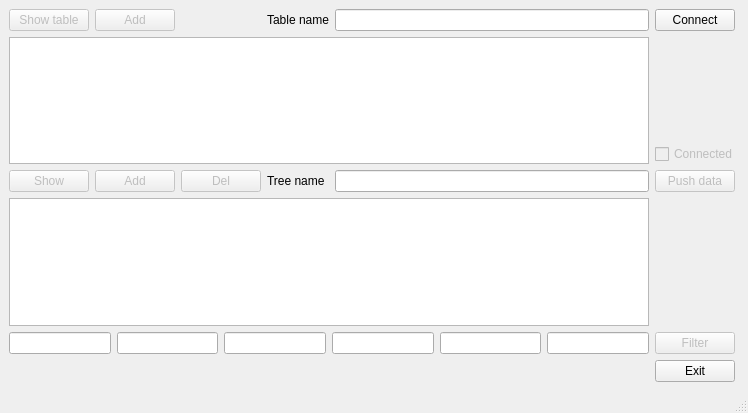
<?xml version="1.0" encoding="UTF-8"?>
<ui version="4.0">
 <class>MainWindow</class>
 <widget class="QMainWindow" name="MainWindow">
  <property name="geometry">
   <rect>
    <x>0</x>
    <y>0</y>
    <width>748</width>
    <height>413</height>
   </rect>
  </property>
  <property name="sizePolicy">
   <sizepolicy hsizetype="MinimumExpanding" vsizetype="Preferred">
    <horstretch>0</horstretch>
    <verstretch>0</verstretch>
   </sizepolicy>
  </property>
  <property name="windowTitle">
   <string>MainWindow</string>
  </property>
  <widget class="QWidget" name="centralwidget">
   <layout class="QGridLayout" name="gridLayout">
    <item row="0" column="0">
     <widget class="QPushButton" name="opnBtn">
      <property name="enabled">
       <bool>false</bool>
      </property>
      <property name="sizePolicy">
       <sizepolicy hsizetype="Fixed" vsizetype="Fixed">
        <horstretch>0</horstretch>
        <verstretch>0</verstretch>
       </sizepolicy>
      </property>
      <property name="text">
       <string>Show table</string>
      </property>
     </widget>
    </item>
    <item row="0" column="1">
     <widget class="QPushButton" name="addBtn">
      <property name="enabled">
       <bool>false</bool>
      </property>
      <property name="sizePolicy">
       <sizepolicy hsizetype="Fixed" vsizetype="Fixed">
        <horstretch>0</horstretch>
        <verstretch>0</verstretch>
       </sizepolicy>
      </property>
      <property name="text">
       <string>Add</string>
      </property>
     </widget>
    </item>
    <item row="0" column="3">
     <widget class="QLabel" name="label">
      <property name="text">
       <string>Table name</string>
      </property>
     </widget>
    </item>
    <item row="0" column="4">
     <widget class="QLineEdit" name="tNameEdt"/>
    </item>
    <item row="0" column="5">
     <widget class="QPushButton" name="cnctBtn">
      <property name="sizePolicy">
       <sizepolicy hsizetype="Fixed" vsizetype="Fixed">
        <horstretch>0</horstretch>
        <verstretch>0</verstretch>
       </sizepolicy>
      </property>
      <property name="text">
       <string>Connect</string>
      </property>
     </widget>
    </item>
    <item row="1" column="0" rowspan="3" colspan="5">
     <widget class="QTableView" name="tableView">
      <property name="maximumSize">
       <size>
        <width>16777215</width>
        <height>192</height>
       </size>
      </property>
     </widget>
    </item>
    <item row="2" column="5">
     <spacer name="verticalSpacer_2">
      <property name="sizePolicy">
       <sizepolicy hsizetype="Fixed" vsizetype="Expanding">
        <horstretch>0</horstretch>
        <verstretch>0</verstretch>
       </sizepolicy>
      </property>
      <property name="orientation">
       <enum>Qt::Vertical</enum>
      </property>
      <property name="sizeHint" stdset="0">
       <size>
        <width>20</width>
        <height>40</height>
       </size>
      </property>
     </spacer>
    </item>
    <item row="3" column="5">
     <widget class="QCheckBox" name="connChck">
      <property name="enabled">
       <bool>false</bool>
      </property>
      <property name="sizePolicy">
       <sizepolicy hsizetype="Fixed" vsizetype="Fixed">
        <horstretch>0</horstretch>
        <verstretch>0</verstretch>
       </sizepolicy>
      </property>
      <property name="mouseTracking">
       <bool>false</bool>
      </property>
      <property name="text">
       <string>Connected</string>
      </property>
      <property name="checkable">
       <bool>true</bool>
      </property>
     </widget>
    </item>
    <item row="4" column="0">
     <widget class="QPushButton" name="treeShwBtn">
      <property name="enabled">
       <bool>false</bool>
      </property>
      <property name="sizePolicy">
       <sizepolicy hsizetype="Fixed" vsizetype="Fixed">
        <horstretch>0</horstretch>
        <verstretch>0</verstretch>
       </sizepolicy>
      </property>
      <property name="text">
       <string>Show</string>
      </property>
     </widget>
    </item>
    <item row="4" column="1">
     <widget class="QPushButton" name="treeAddBtn">
      <property name="enabled">
       <bool>false</bool>
      </property>
      <property name="sizePolicy">
       <sizepolicy hsizetype="Fixed" vsizetype="Fixed">
        <horstretch>0</horstretch>
        <verstretch>0</verstretch>
       </sizepolicy>
      </property>
      <property name="text">
       <string>Add</string>
      </property>
     </widget>
    </item>
    <item row="4" column="2">
     <widget class="QPushButton" name="treeDelBtn">
      <property name="enabled">
       <bool>false</bool>
      </property>
      <property name="sizePolicy">
       <sizepolicy hsizetype="Fixed" vsizetype="Fixed">
        <horstretch>0</horstretch>
        <verstretch>0</verstretch>
       </sizepolicy>
      </property>
      <property name="text">
       <string>Del</string>
      </property>
     </widget>
    </item>
    <item row="4" column="3">
     <widget class="QLabel" name="label_2">
      <property name="text">
       <string>Tree name</string>
      </property>
     </widget>
    </item>
    <item row="4" column="4">
     <widget class="QLineEdit" name="treeNameEdt"/>
    </item>
    <item row="4" column="5">
     <widget class="QPushButton" name="pushBtn">
      <property name="enabled">
       <bool>false</bool>
      </property>
      <property name="sizePolicy">
       <sizepolicy hsizetype="Fixed" vsizetype="Fixed">
        <horstretch>0</horstretch>
        <verstretch>0</verstretch>
       </sizepolicy>
      </property>
      <property name="text">
       <string>Push data</string>
      </property>
     </widget>
    </item>
    <item row="5" column="0" colspan="5">
     <widget class="QTreeView" name="MtreeView">
      <property name="minimumSize">
       <size>
        <width>0</width>
        <height>71</height>
       </size>
      </property>
     </widget>
    </item>
    <item row="6" column="0" colspan="5">
     <layout class="QHBoxLayout" name="horizontalLayout">
      <item>
       <widget class="QLineEdit" name="fltEdit1">
        <property name="maximumSize">
         <size>
          <width>400</width>
          <height>16777215</height>
         </size>
        </property>
       </widget>
      </item>
      <item>
       <widget class="QLineEdit" name="fltEdit2">
        <property name="maximumSize">
         <size>
          <width>400</width>
          <height>16777215</height>
         </size>
        </property>
       </widget>
      </item>
      <item>
       <widget class="QLineEdit" name="fltEdit3">
        <property name="maximumSize">
         <size>
          <width>400</width>
          <height>16777215</height>
         </size>
        </property>
       </widget>
      </item>
      <item>
       <widget class="QLineEdit" name="fltEdit4">
        <property name="maximumSize">
         <size>
          <width>400</width>
          <height>16777215</height>
         </size>
        </property>
       </widget>
      </item>
      <item>
       <widget class="QLineEdit" name="fltEdit5">
        <property name="maximumSize">
         <size>
          <width>400</width>
          <height>16777215</height>
         </size>
        </property>
       </widget>
      </item>
      <item>
       <widget class="QLineEdit" name="fltEdit6">
        <property name="maximumSize">
         <size>
          <width>400</width>
          <height>16777215</height>
         </size>
        </property>
       </widget>
      </item>
     </layout>
    </item>
    <item row="6" column="5">
     <widget class="QPushButton" name="fltrBtn">
      <property name="enabled">
       <bool>false</bool>
      </property>
      <property name="sizePolicy">
       <sizepolicy hsizetype="Fixed" vsizetype="Fixed">
        <horstretch>0</horstretch>
        <verstretch>0</verstretch>
       </sizepolicy>
      </property>
      <property name="text">
       <string>Filter</string>
      </property>
     </widget>
    </item>
    <item row="7" column="5">
     <widget class="QPushButton" name="exitBtn">
      <property name="sizePolicy">
       <sizepolicy hsizetype="Fixed" vsizetype="Fixed">
        <horstretch>0</horstretch>
        <verstretch>0</verstretch>
       </sizepolicy>
      </property>
      <property name="text">
       <string>Exit</string>
      </property>
     </widget>
    </item>
   </layout>
  </widget>
  <widget class="QMenuBar" name="menubar">
   <property name="geometry">
    <rect>
     <x>0</x>
     <y>0</y>
     <width>748</width>
     <height>21</height>
    </rect>
   </property>
  </widget>
  <widget class="QStatusBar" name="statusbar"/>
 </widget>
 <resources/>
 <connections/>
</ui>
